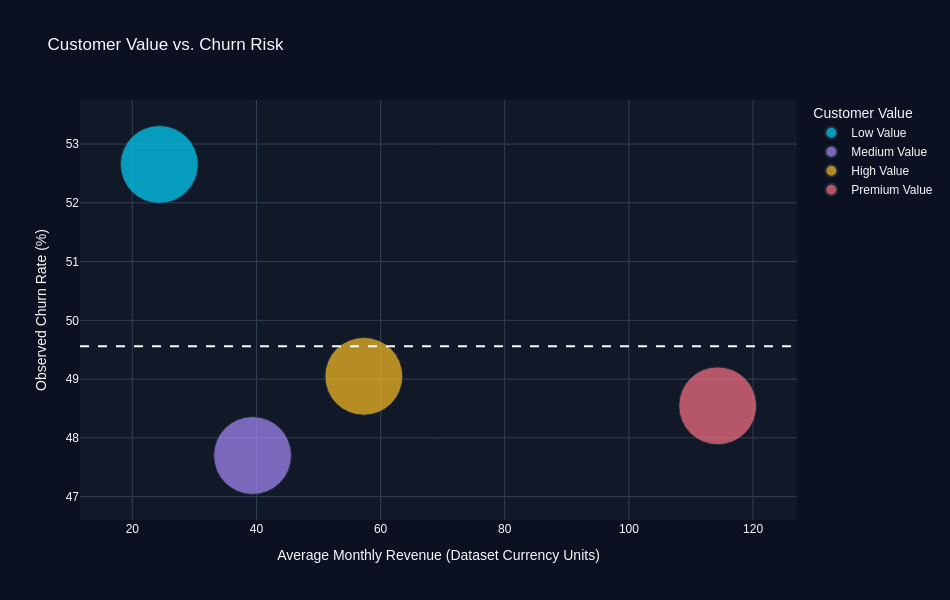

Notebook code cell kept with this figure:
### Markdown cell above
**Business implication.** Churn-associated historical revenue is concentrated in higher-value segments. The historical revenue of customers who churned is not a measured future loss; it motivates incorporating customer value into campaign prioritization.

### Code cell
fig = px.scatter(

    revenue_segment_summary,

    x="Average_Monthly_Revenue",

    y="Churn_Rate",

    size="Customers",

    color="Revenue_Group",

    hover_data=[
        "Churned_Customers",
        "Historical_Revenue_Exposure"
    ],

    color_discrete_sequence=[
        CYAN,
        PURPLE,
        GOLD,
        RED
    ],

    size_max=55,

    title=(
        "Customer Value vs. Churn Risk"
    ),

    template="plotly_dark+telecom_dark"
)

fig.update_layout(

    width=950,
    height=600,

    xaxis_title=(
        "Average Monthly Revenue "
        "(Dataset Currency Units)"
    ),

    yaxis_title="Observed Churn Rate (%)",

    legend_title="Customer Value"
)

fig.add_hline(
    y=eda[TARGET].mean() * 100,
    line_dash="dash",
    line_color=TEXT_COLOR
)

fig.show()

fig.write_html(
    str(
        FIGURES_DIR /
        "16_interactive_customer_value_risk.html"
    )
)

### Figure 1 — Plotly figure (JSON) as saved in the notebook; plotly's stock layout.template omitted (floating-point values rounded to 4 significant figures)
{"data": [{"customdata": [[9180.0, 221700.0]], "hovertemplate": "Revenue_Group=Low Value<br>Average_Monthly_Revenue=%{x}<br>Churn_Rate=%{y}<br>Customers=%{marker.size}<br>Churned_Customers=%{customdata[0]}<br>Historical_Revenue_Exposure=%{customdata[1]}<extra></extra>", "legendgroup": "Low Value", "marker": {"color": "#00D4FF", "size": [17435], "sizemode": "area", "sizeref": 5.764, "symbol": "circle"}, "mode": "markers", "name": "Low Value", "orientation": "v", "showlegend": true, "type": "scatter", "x": [24.35], "xaxis": "x", "y": [52.65], "yaxis": "y"}, {"customdata": [[8316.0, 327100.0]], "hovertemplate": "Revenue_Group=Medium Value<br>Average_Monthly_Revenue=%{x}<br>Churn_Rate=%{y}<br>Customers=%{marker.size}<br>Churned_Customers=%{customdata[0]}<br>Historical_Revenue_Exposure=%{customdata[1]}<extra></extra>", "legendgroup": "Medium Value", "marker": {"color": "#A78BFA", "size": [17434], "sizemode": "area", "sizeref": 5.764, "symbol": "circle"}, "mode": "markers", "name": "Medium Value", "orientation": "v", "showlegend": true, "type": "scatter", "x": [39.37], "xaxis": "x", "y": [47.7], "yaxis": "y"}, {"customdata": [[8551.0, 489400.0]], "hovertemplate": "Revenue_Group=High Value<br>Average_Monthly_Revenue=%{x}<br>Churn_Rate=%{y}<br>Customers=%{marker.size}<br>Churned_Customers=%{customdata[0]}<br>Historical_Revenue_Exposure=%{customdata[1]}<extra></extra>", "legendgroup": "High Value", "marker": {"color": "#FBBF24", "size": [17434], "sizemode": "area", "sizeref": 5.764, "symbol": "circle"}, "mode": "markers", "name": "High Value", "orientation": "v", "showlegend": true, "type": "scatter", "x": [57.29], "xaxis": "x", "y": [49.05], "yaxis": "y"}, {"customdata": [[8464.0, 972600.0]], "hovertemplate": "Revenue_Group=Premium Value<br>Average_Monthly_Revenue=%{x}<br>Churn_Rate=%{y}<br>Customers=%{marker.size}<br>Churned_Customers=%{customdata[0]}<br>Historical_Revenue_Exposure=%{customdata[1]}<extra></extra>", "legendgroup": "Premium Value", "marker": {"color": "#FB7185", "size": [17435], "sizemode": "area", "sizeref": 5.764, "symbol": "circle"}, "mode": "markers", "name": "Premium Value", "orientation": "v", "showlegend": true, "type": "scatter", "x": [114.3], "xaxis": "x", "y": [48.55], "yaxis": "y"}], "layout": {"height": 600, "legend": {"itemsizing": "constant", "title": {"text": "Customer Value"}, "tracegroupgap": 0}, "shapes": [{"line": {"color": "#F8FAFC", "dash": "dash"}, "type": "line", "x0": 0, "x1": 1, "xref": "x domain", "y0": 49.56, "y1": 49.56, "yref": "y"}], "title": {"text": "Customer Value vs. Churn Risk"}, "width": 950, "xaxis": {"anchor": "y", "domain": [0, 1], "title": {"text": "Average Monthly Revenue (Dataset Currency Units)"}}, "yaxis": {"anchor": "x", "domain": [0, 1], "title": {"text": "Observed Churn Rate (%)"}}}}
